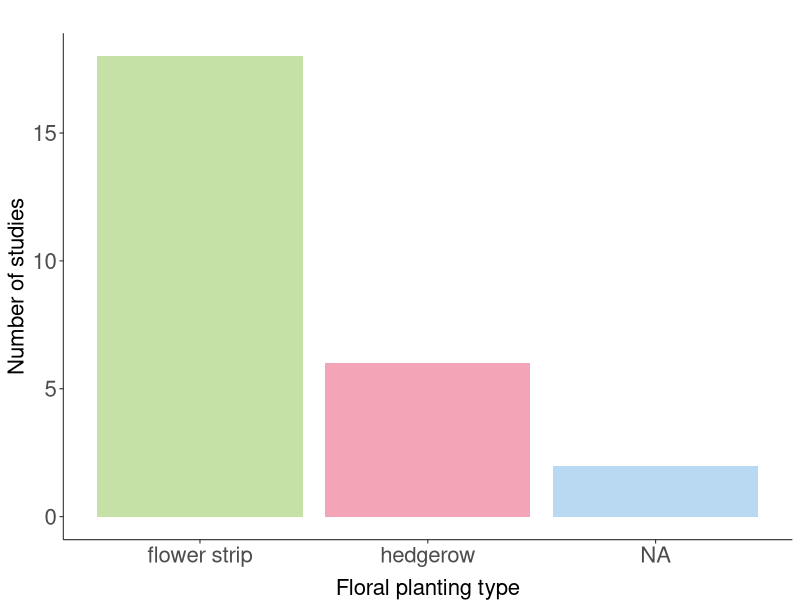

Write the R code that produced this figure. (Note: this script raises an error after producing the figure.)
################################################################################
#### Ecological Synthesis Lab (SintECO): https://marcomellolab.wordpress.com

#### Authors: Cristina A. Kita, Isabel Alves-dos-Santos, Michael Hrncir, 
#### Sara D. Leonhardt & Marco A. R. Mello

#### See README for further info:
#### https://github.com/CKita/BeeFlow#readme
################################################################################


################################################################################
########################### BEES - ABUNDANCE ###################################
################################################################################


#Let's get ready for running the code provided here. 

#Set the working directory to the source of this script file.   
setwd(dirname(rstudioapi::getActiveDocumentContext()$path))
getwd()

#Delete all previous objects.
rm(list= ls())

#Load or install the required packages
if(!require(ggplot2)){
  install.packages("ggplot2")
  library(ggplot2)
}

if(!require(dplyr)){
  install.packages("dplyr")
  library(dplyr)
}

# First, let's import and check our data set.
fst <- read.csv("../Data/floral_planting_type.csv", h= T, sep = ";")
class(fst)
str(fst)
head(fst)
tail(fst)

# Count the type of floral plantings
fst_freq <- fst %>%
  count(FloralPlantingType) %>%
  arrange(desc(n)) %>%
  rename(Frequency = n)

#Choose the colors of the bar graph
colors <- c("#c6e1a5", "#f4a4b7","#b9d8f2" )


#plot the bar graph
g1 <- ggplot(fst_freq, aes(x = FloralPlantingType, y = Frequency)) +
  geom_bar(stat = "identity", fill = colors) +
  labs(title = "",
       x = "Floral planting type",
       y = "Number of studies") +
  theme_minimal() +
  theme(panel.grid.major = element_blank(),        # Remove background lines
        panel.grid.minor = element_blank(),        # Remove background lines
        axis.title.x = element_text(vjust = -0.5),          # adjust the angle of labes
        axis.title.y = element_text(vjust = 1),
        axis.text.x = element_text(angle = 0),
        axis.line = element_line(color = "black", size = 0.3),  # Add axis line
        axis.ticks = element_line(color = "black", size = 0.3),  #add tick marks
        axis.title = element_text(size = 16),      # Tamanho do título dos eixos
        axis.text = element_text(size = 16))

g1

#Export the bar graph as PNG image.
png("../Figure/floral_planting_types.png", res = 300,
    width = 4000, height = 2000, unit = "px")

g1

dev.off()

########################### THE END ############################################
